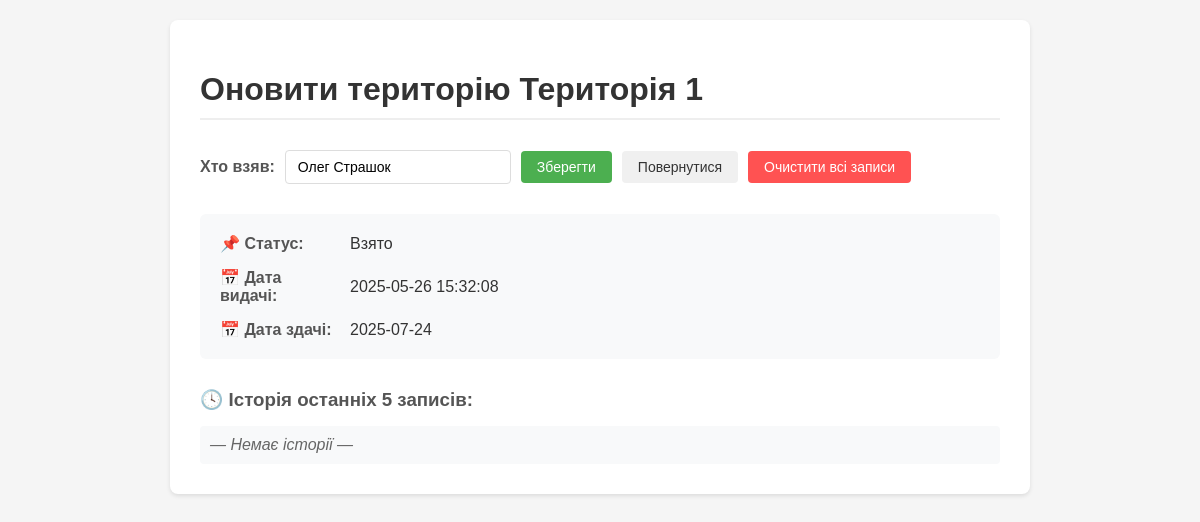
Before: /update/1 (signed in) with the older database file.
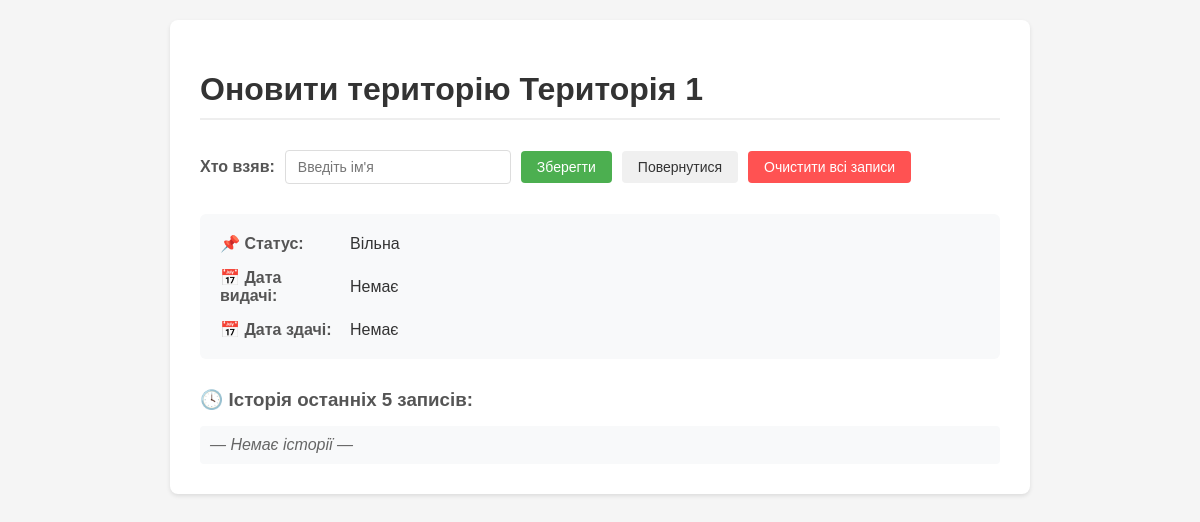
After: the same page with the newer database file.
### tables this page shows
CREATE TABLE territories (
        id INTEGER PRIMARY KEY,
        name TEXT,
        status TEXT,
        taken_by TEXT,
        date_taken TEXT,
        date_due TEXT
    );

### app.py (the view, shortened to what this page needs)
@app.route('/update/<int:territory_id>', methods=['GET', 'POST'])
def update_territory(territory_id):
    if not session.get('logged_in'):
        return redirect(url_for('login'))
    try:
        with get_db() as conn:
            c = conn.cursor()
            c.execute("SELECT * FROM territories WHERE id=?", (territory_id,))
            territory = c.fetchone()
            if not territory:
                return "Територію не знайдено", 404
            c.execute("""
                SELECT taken_by, date_taken, date_due
                FROM history
                WHERE territory_id=?
                ORDER BY id DESC
                LIMIT 5
            """, (territory_id,))
            history = c.fetchall()
        return render_template('update.html', territory=territory, history=history)
    except Exception as e:
        app.logger.error(f"Error fetching territory {territory_id}: {e}")
        return "Помилка при отриманні даних території", 500

### app.py (called while the page is built)
@contextmanager
def get_db() -> Generator[sqlite3.Connection, None, None]:
    conn = sqlite3.connect(DATABASE)
    try:
        yield conn
    finally:
        conn.close()

### templates/update.html (shortened to what this page needs)
<!DOCTYPE html>
<html lang="uk">
<head>
</head>
<body>
    <div class="container">
        <h1>Оновити територію {{ territory[1] }}</h1>
        <div class="form-container">
            <form method="POST" class="form-group">
                <label>Хто взяв:</label>
                <input type="text" name="taken_by" value="{{ territory[3] or '' }}" placeholder="Введіть ім'я">
                <button type="submit" class="btn btn-primary">Зберегти</button>
            </form>
            <a href="{{ url_for('index') }}" class="btn btn-secondary">Повернутися</a>
            <form method="POST"
                  action="{{ url_for('clear_territory', territory_id=territory[0]) }}"
                  style="display: inline;">
                <button type="submit" class="btn btn-clear">
                    Очистити всі записи
                </button>
            </form>
        </div>
        <div class="status-section">
            <div class="status-item">
                <span class="status-label">📌 Статус:</span>
                <span class="status-value">{{ territory[2] }}</span>
            </div>
            <div class="status-item">
                <span class="status-label">📅 Дата видачі:</span>
                <span class="status-value">{{ territory[4] or 'Немає' }}</span>
            </div>
            <div class="status-item">
                <span class="status-label">📅 Дата здачі:</span>
                <span class="status-value">{{ territory[5] or 'Немає' }}</span>
            </div>
        </div>
        <div class="history-section">
            <h3>🕓 Історія останніх 5 записів:</h3>
            <ul class="history-list">
                {% for h in history %}
                    <li class="history-item">
                        {{ h[0] }} — {{ h[1] }} → {{ h[2] }}
                    </li>
                {% else %}
                    <li class="empty-history">— Немає історії —</li>
                {% endfor %}
            </ul>
        </div>
    </div>
</body>
</html>

### templates/update.html (style rules this page uses)
body { font-family: Arial, sans-serif; margin: 0; padding: 20px; background-color: #f5f5f5; }
.container { max-width: 800px; margin: 0 auto; background: white; padding: 30px; border-radius: 8px; box-shadow: 0 2px 4px rgba(0,0,0,0.1); }
h1 { color: #333; margin-bottom: 30px; padding-bottom: 10px; border-bottom: 2px solid #eee; }
.form-container { margin-bottom: 30px; display: flex; gap: 10px; align-items: center; }
.form-group { display: flex; align-items: center; gap: 10px; }
label { font-weight: bold; color: #555; }
input[type="text"] { padding: 8px 12px; border: 1px solid #ddd; border-radius: 4px; font-size: 14px; width: 200px; }
.btn { padding: 8px 16px; border: none; border-radius: 4px; cursor: pointer; font-size: 14px; transition: background-color 0.2s; }
.btn-primary { background: #4CAF50; color: white; }
.btn-secondary { background: #f0f0f0; color: #333; text-decoration: none; }
.btn-clear { background: #ff5252; color: white; }
.status-section { background: #f8f9fa; padding: 20px; border-radius: 6px; margin-bottom: 30px; }
.status-item { display: flex; align-items: center; margin-bottom: 15px; gap: 10px; }
.status-item:last-child { margin-bottom: 0; }
.status-label { font-weight: bold; color: #555; width: 120px; }
.status-value { color: #333; }
.history-section { margin-top: 30px; }
.history-section h3 { color: #555; margin-bottom: 15px; }
.history-list { list-style-type: none; padding: 0; margin: 0; }
.empty-history { color: #666; font-style: italic; padding: 10px; background: #f8f9fa; border-radius: 4px; }

Changed rows visible on the page:
changed territories "Територія 1": status "Взято" → "Вільна"; date_taken "2025-05-26 15:32:08" → "Немає"; date_due "2025-07-24" → "Немає"; taken_by "Олег Страшок" → (not shown)
